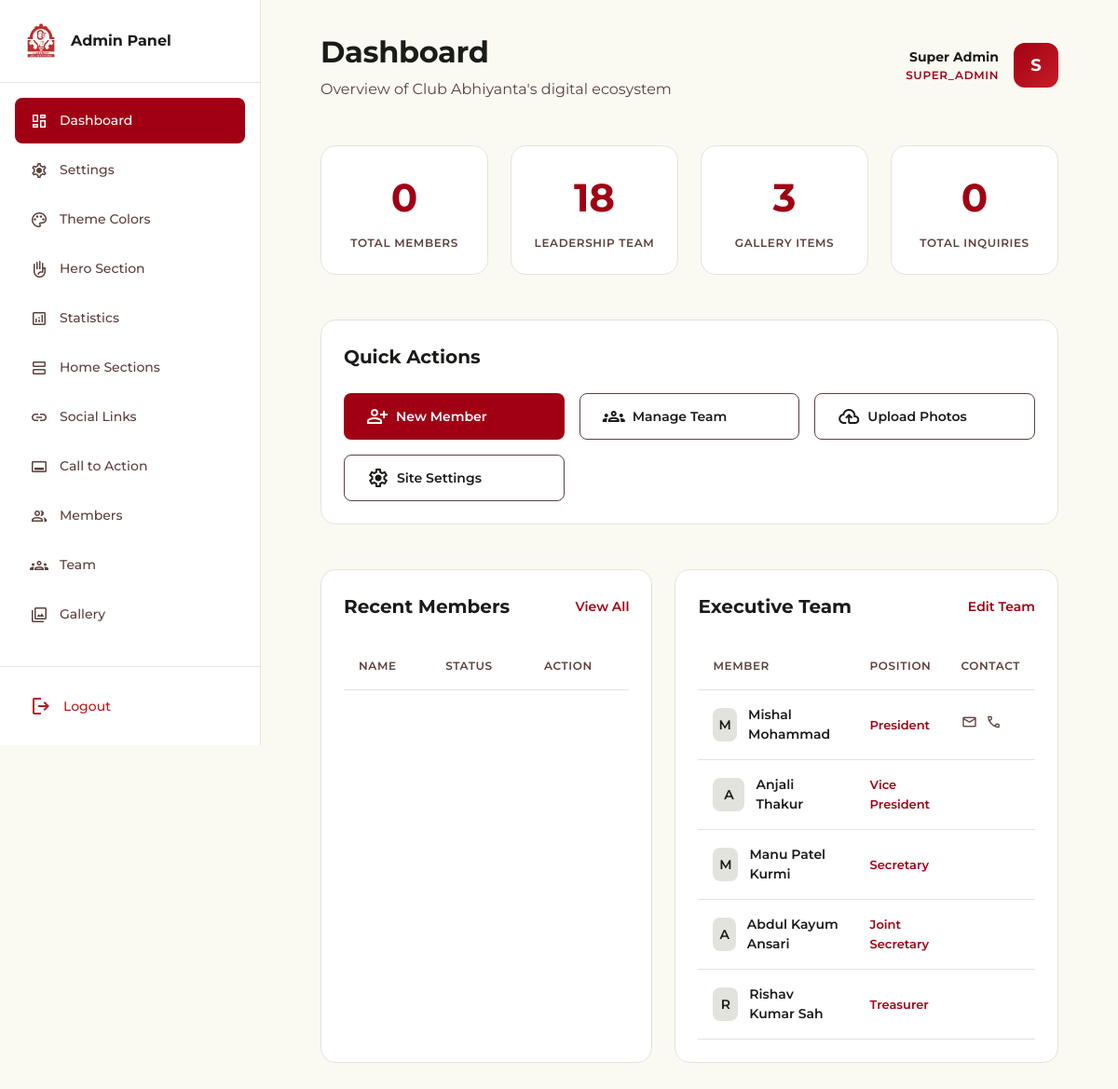
Page /admin/dashboard.php (signed in) on the committed database.
### tables this page shows
CREATE TABLE `leadership_team` (
  `id` int(11) NOT NULL AUTO_INCREMENT,
  `name` varchar(100) NOT NULL,
  `email` varchar(100) DEFAULT NULL,
  `phone` varchar(20) DEFAULT NULL,
  `address` text DEFAULT NULL,
  `position` varchar(100) NOT NULL,
  `image` varchar(255) DEFAULT NULL,
  `hierarchy_order` int(11) DEFAULT 0,
  `created_at` timestamp NULL DEFAULT current_timestamp(),
  `updated_at` timestamp NULL DEFAULT current_timestamp() ON UPDATE current_timestamp(),
  PRIMARY KEY (`id`)
);

### admin/dashboard.php (the view, shortened to what this page needs)
<?php
include_once '../includes/db.php';
$members_count = $conn->query("SELECT COUNT(*) as total FROM members")->fetch_assoc()['total'];
$team_count = $conn->query("SELECT COUNT(*) as total FROM leadership_team")->fetch_assoc()['total'];
$gallery_count = $conn->query("SELECT COUNT(*) as total FROM gallery")->fetch_assoc()['total'];
$messages_count = $conn->query("SELECT COUNT(*) as total FROM contacts")->fetch_assoc()['total'];
$recent_team = $conn->query("SELECT * FROM leadership_team ORDER BY created_at DESC LIMIT 5");
include 'includes/layout.php';
?>
<div style="display: grid; grid-template-columns: repeat(4, 1fr); gap: 24px; margin-bottom: 48px;">
    <div style="text-align: center; padding: 24px; background: #ffffff; border: 1px solid #e3e3dd; border-radius: 16px;">
        <div style="font-size: 42px; font-weight: 700; color: #a10014; font-family: 'Montserrat', sans-serif;"><?php echo $members_count; ?></div>
        <div style="font-size: 12px; font-weight: 600; text-transform: uppercase; letter-spacing: 0.05em; color: #5c403d; margin-top: 8px;">Total Members</div>
    </div>
    <div style="text-align: center; padding: 24px; background: #ffffff; border: 1px solid #e3e3dd; border-radius: 16px;">
        <div style="font-size: 42px; font-weight: 700; color: #a10014; font-family: 'Montserrat', sans-serif;"><?php echo $team_count; ?></div>
        <div style="font-size: 12px; font-weight: 600; text-transform: uppercase; letter-spacing: 0.05em; color: #5c403d; margin-top: 8px;">Leadership Team</div>
    </div>
    <div style="text-align: center; padding: 24px; background: #ffffff; border: 1px solid #e3e3dd; border-radius: 16px;">
        <div style="font-size: 42px; font-weight: 700; color: #a10014; font-family: 'Montserrat', sans-serif;"><?php echo $gallery_count; ?></div>
        <div style="font-size: 12px; font-weight: 600; text-transform: uppercase; letter-spacing: 0.05em; color: #5c403d; margin-top: 8px;">Gallery Items</div>
    </div>
    <div style="text-align: center; padding: 24px; background: #ffffff; border: 1px solid #e3e3dd; border-radius: 16px;">
        <div style="font-size: 42px; font-weight: 700; color: #a10014; font-family: 'Montserrat', sans-serif;"><?php echo $messages_count; ?></div>
        <div style="font-size: 12px; font-weight: 600; text-transform: uppercase; letter-spacing: 0.05em; color: #5c403d; margin-top: 8px;">Total Inquiries</div>
    </div>
</div>
<div class="card" style="margin-bottom: 48px;">
    <h2 style="font-size: 20px; font-weight: 700; margin-bottom: 24px;">Quick Actions</h2>
    <div style="display: grid; grid-template-columns: repeat(auto-fit, minmax(200px, 1fr)); gap: 16px;">
        <a href="members.php?action=add" class="btn btn-primary">
            <span class="material-symbols-outlined">person_add</span>
            New Member
        </a>
        <a href="team.php" class="btn btn-secondary">
            <span class="material-symbols-outlined">groups</span>
            Manage Team
        </a>
        <a href="gallery.php" class="btn btn-secondary">
            <span class="material-symbols-outlined">cloud_upload</span>
            Upload Photos
        </a>
        <a href="settings.php" class="btn btn-secondary">
            <span class="material-symbols-outlined">settings</span>
            Site Settings
        </a>
    </div>
</div>
<div style="display: grid; grid-template-columns: 1fr 1fr; gap: 24px;">
    <div class="card">
        <div style="display: flex; justify-content: space-between; align-items: center; margin-bottom: 24px;">
            <h2 style="font-size: 20px; font-weight: 700;">Recent Members</h2>
            <a href="members.php" style="color: #a10014; font-weight: 600; font-size: 14px; text-decoration: none;">View All</a>
        </div>
        <table class="table">
            <thead>
                <tr>
                    <th>Name</th>
                    <th>Status</th>
                    <th>Action</th>
                </tr>
            </thead>
        </table>
    </div>
    <div class="card">
        <div style="display: flex; justify-content: space-between; align-items: center; margin-bottom: 24px;">
            <h2 style="font-size: 20px; font-weight: 700;">Executive Team</h2>
            <a href="team.php" style="color: #a10014; font-weight: 600; font-size: 14px; text-decoration: none;">Edit Team</a>
        </div>
        <table class="table">
            <thead>
                <tr>
                    <th>Member</th>
                    <th>Position</th>
                    <th>Contact</th>
                </tr>
            </thead>
            <tbody>
                <?php while($t = $recent_team->fetch_assoc()): ?>
                <tr>
                    <td>
                        <div style="display: flex; align-items: center; gap: 12px;">
                            <div style="width: 36px; height: 36px; border-radius: 8px; background: #e3e3dd; display: flex; align-items: center; justify-content: center; font-weight: 600; font-size: 14px;">
                                <?php echo strtoupper(substr($t['name'], 0, 1)); ?>
                            </div>
                            <span style="font-weight: 600;"><?php echo htmlspecialchars($t['name']); ?></span>
                        </div>
                    </td>
                    <td>
                        <span style="font-size: 13px; font-weight: 600; color: #a10014;"><?php echo htmlspecialchars($t['position']); ?></span>
                    </td>
                    <td>
                        <div style="display: flex; gap: 8px;">
                            <?php if($t['email']): ?>
                            <a href="mailto:<?php echo $t['email']; ?>" style="color: #5c403d; text-decoration: none;">
                                <span class="material-symbols-outlined" style="font-size: 18px;">email</span>
                            </a>
                            <?php endif; ?>
                            <?php if($t['phone']): ?>
                            <a href="tel:<?php echo $t['phone']; ?>" style="color: #5c403d; text-decoration: none;">
                                <span class="material-symbols-outlined" style="font-size: 18px;">phone</span>
                            </a>
                            <?php endif; ?>
                        </div>
                    </td>
                </tr>
                <?php endwhile; ?>
            </tbody>
        </table>
    </div>
</div>
<?php include 'includes/footer.php'; ?>

### admin/includes/layout.php (style rules this page uses)
* { margin: 0; padding: 0; box-sizing: border-box; }
body { font-family: 'Montserrat', sans-serif; background-color: #fafaf3; color: #1a1c19; line-height: 1.6; }
.card { background: #ffffff; border: 1px solid #e3e3dd; border-radius: 16px; padding: 24px; }
.btn { display: inline-flex; align-items: center; gap: 8px; padding: 12px 24px; border-radius: 8px; font-weight: 600; font-size: 14px; text-decoration: none; cursor: pointer; border: none; transition: all 0.2s ease; }
.btn-primary { background: #a10014; color: #ffffff; }
.btn-secondary { background: #ffffff; color: #1a1c19; border: 1px solid #5c403d; }
.table { width: 100%; border-collapse: collapse; }
.table th { text-align: left; padding: 16px; font-weight: 600; font-size: 12px; text-transform: uppercase; letter-spacing: 0.05em; color: #5c403d; border-bottom: 1px solid #e3e3dd; }
.table td { padding: 16px; font-size: 14px; border-bottom: 1px solid #e3e3dd; }

### rows in the picture
leadership_team: name "M", name "Mishal Mohammad", position "President"
leadership_team: name "A", name "Anjali Thakur", position "Vice President"
leadership_team: name "M", name "Manu Patel Kurmi", position "Secretary"
leadership_team: name "A", name "Abdul Kayum Ansari", position "Joint Secretary"
leadership_team: name "R", name "Rishav Kumar Sah", position "Treasurer"

### other values in the picture
$info['label'] "Dashboard"
$info['label'] "Settings"
$info['label'] "Theme Colors"
$info['label'] "Hero Section"
$info['label'] "Statistics"
$info['label'] "Home Sections"
$info['label'] "Social Links"
$info['label'] "Call to Action"
$info['label'] "Members"
$info['label'] "Team"
$info['label'] "Gallery"
$pageTitle "Dashboard"
$pageSubtitle "Overview of Club Abhiyanta's digital ecosystem"
$_SESSION['admin_name'] "Super Admin"
$_SESSION['admin_role'] "SUPER_ADMIN"
